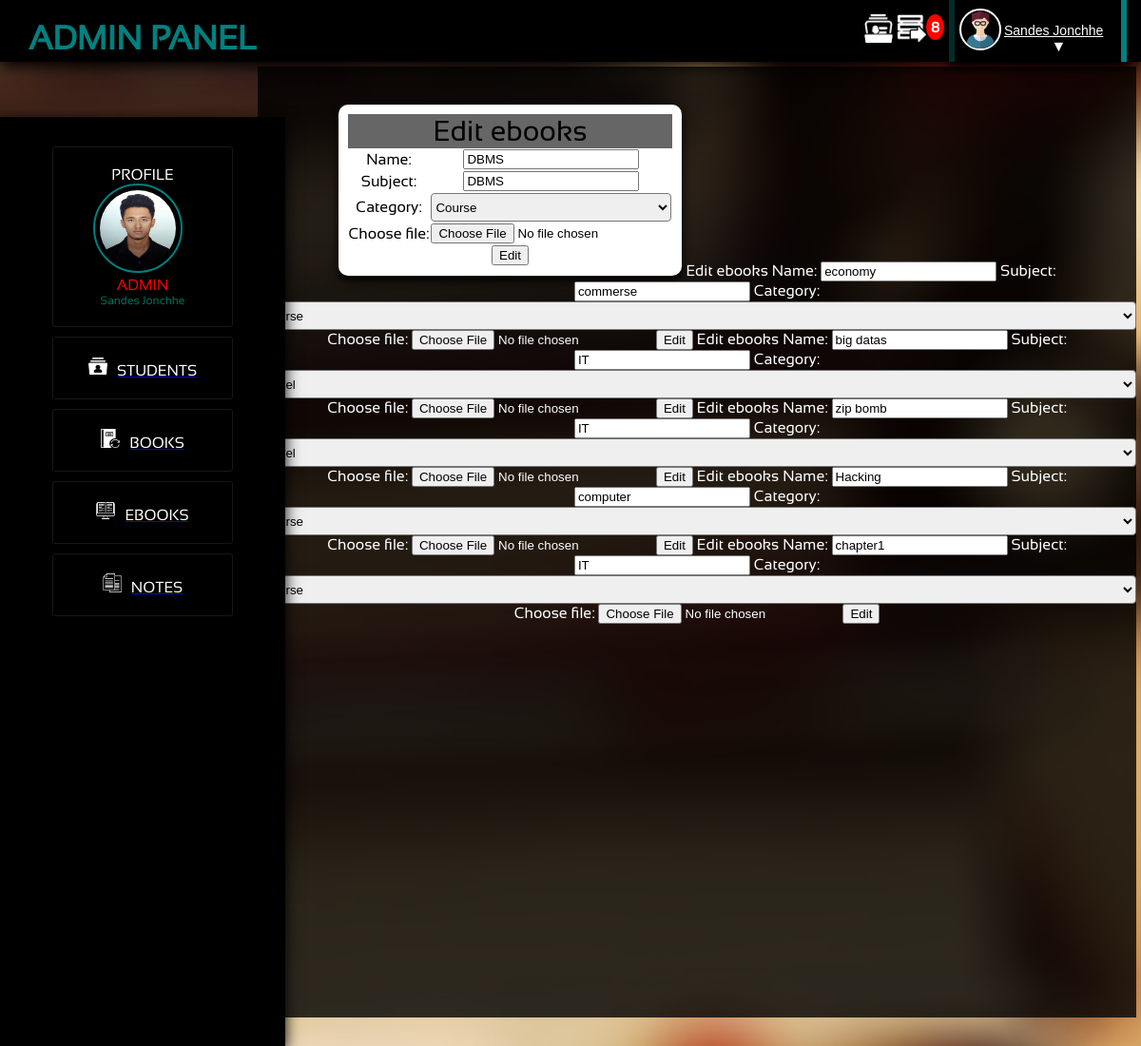
The app's page /admin/edit_ebook.php (signed in), older data.
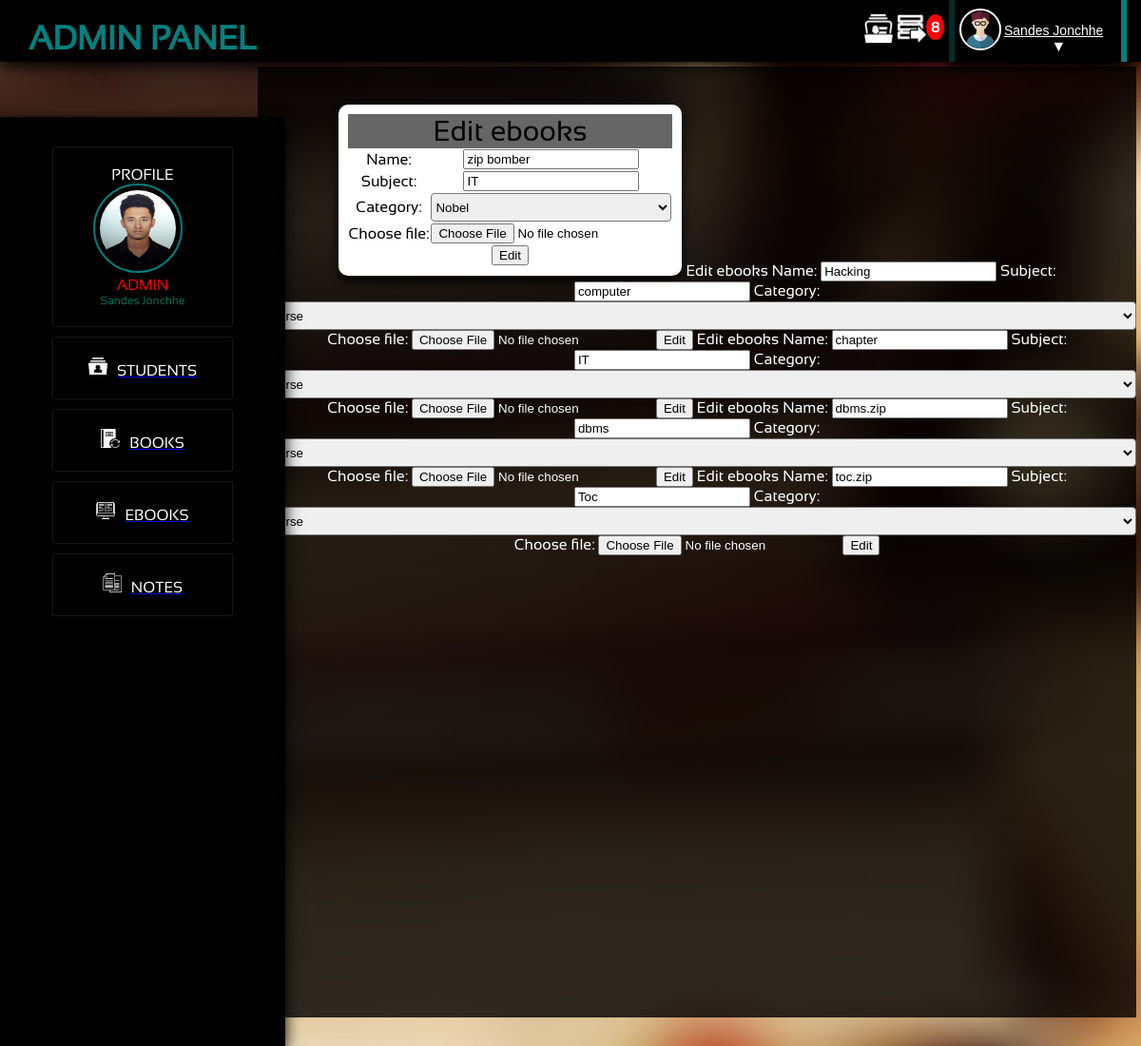
The same page, newer data.
### tables this page shows
CREATE TABLE `ebooks` (
  `eid` int(11) NOT NULL,
  `name` varchar(20) NOT NULL,
  `subject` varchar(30) NOT NULL,
  `category` varchar(30) NOT NULL,
  `download` varchar(50) NOT NULL
);

### admin/class/class.ManageEbooks.php (called while the page is built, shortened)
<?php
	include_once( '../class.database.php' );
		class ManageEbooks{
			public $linker;
			function __construct(){
				$db_connection = new dbConnection();
				$this->linker = $db_connection->connect();
				return $this->linker;
			}
			function listEbook($limit,$category=null){
				if(isset($limit,$category))
				{
					$query = $this->linker->query("SELECT * FROM ebooks WHERE category='$category' ORDER BY eid DESC $limit");
				}else{
					$query = $this->linker->query("SELECT * FROM ebooks ORDER BY eid DESC $limit");
				}
				$counts = $query->rowCount();
				if($counts >= 1)
				{
					$result = $query->fetchAll();
				}
				else
				{
					$result = $counts;
				}
				return $result;
			}
		}
?>

### class.database.php (called while the page is built, shortened)
<?php
	class dbConnection{
		public $db_name = 'php-librarys';
		public $db_user = 'root';
		public $db_pass = '';
		public $db_host = 'localhost';
		function connect(){
			try{
				$this->db_conn = new PDO("mysql:host=$this->db_host;dbname=$this->db_name",
					$this->db_user,$this->db_pass);
				return $this->db_conn;
			}
			catch(PDOException $e){
				return $e->getMessage();
			}
		}
	}
?>

### admin/manage/manage.ebooks.php (called while the page is built, shortened)
<?php
  include_once('class/class.ManageEbooks.php');
  $init = new ManageEbooks();
  if(isset($_GET['eid']))
  {
    $id = $_GET['eid'];
    $list_ebook = $init->listIdEbook($id);
  }else{
    if(isset($_GET['category']))
    {
      $category = $_GET['category'];
      $list_ebook = $init->listEbook($limit,$category);
    }
    else{
        if(isset($_GET['page'])){
          $page = preg_replace("#[^0-9]#","",$_GET['page']);
        }else{
          $page = 1;
        }
        $perPage = 6;
        $limit = "LIMIT ".($page-1)*$perPage.",$perPage";
        $list_ebook = $init->listEbook($limit);
    }
  }

### admin/edit_ebook.php (the view, shortened to what this page needs)
<?php
  include_once('header.php');
  include_once('manage/manage.ebooks.php');
?>
<div class="main_content"><center>
<table class="admin_table">
	<form method="post" action="" enctype="multipart/form-data">
		    <?php
		      foreach ($list_ebook as $key => $values) {
		      	?>
		    <tr class="trans"><td colspan="2" style="font-size:30px; color:black;">Edit ebooks</td></tr>
		    <tr>
			<tr>
			  <td><label for="Title">Name:</label></td>
				<td><input type="text" name="name" id="name" value="<?php echo $values['name']; ?>" /></td>
			</tr>
			<tr>
			  <td><label for="Title">Subject:</label></td>
				<td><input type="text" name="subject" id="subject" value="<?php echo $values['subject']; ?>" /></td>
			</tr>
			<tr>
			  <td><label for="Title">Category:  </label></td>
				<td><select name="category">
							<option value="<?php echo $values['category']; ?>"><?php echo $values['category']; ?></option>
						</select></td>
		    </tr>
		    <tr>
		      	<td>
					Choose file:</td><td> <input type="file" name="file" />
				</td>
		    </tr>
		    <tr>
		    <td colspan="2">
		      		<input type="submit" name="edit_ebook" value="Edit"/>
		    </td></tr>
	</form>
</table>
    <?php
    }
    ?>
</div>
</body>
</html>

Row changes from the older to the newer data that the page shows:
removed ebooks: name "DBMS", subject "DBMS", category "Course"
removed ebooks: name "economy", subject "commerse", category "Course"
removed ebooks: name "big datas", subject "IT", category "Nobel"
changed ebooks "Nobel": name "zip bomb" → "zip bomber"
changed ebooks: name "chapter1" → "chapter"
now on this page (row unchanged): ebooks: name "dbms.zip", subject "dbms", category "Course"
now on this page (row unchanged): ebooks: name "toc.zip", subject "Toc", category "Course"
